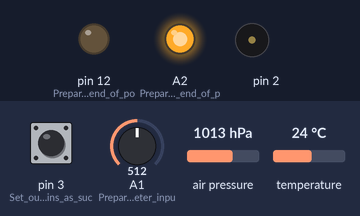
This sketch was run on a simulated Arduino Uno, built with avr-gcc and run on an emulated ATmega328P. Shown: output pins drawn as LEDs (lit = HIGH), buzzer (waves = sounding). Wiring (inferred from the names in the program): BMP180 pressure sensor at I2C address 0x77. Inputs (shaded band) come from the test bench; at power-on: air pressure 1013 hPa, A1 (Prepare_for_potmeter_inpu) = 512, pin 3 (Set_our_input_pins_as_suc) LOW, temperature 24 °C. What the sketch prints to the serial monitor is not drawn.

Above: at 1.3 s.
1.4 s: air pressure set to 952 hPa
At 1.52 s:
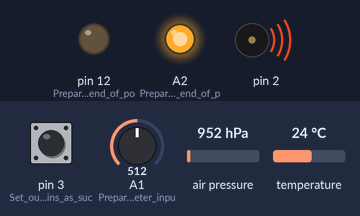
4.4 s: A1 (Prepare_for_potmeter_inpu) set to 4
7.4 s: A1 (Prepare_for_potmeter_inpu) set to 1
Timing chart, 0 to 10.4 s (numbered marks = the images above; inputs shaded):
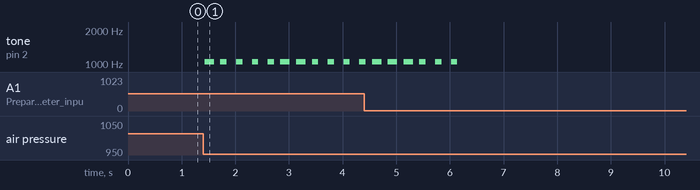

The sketch:

vario-pmv-bmp180-beta.ino
```cpp
//**********************************
//*   BMP085 and BMP180 version    *
//**********************************
// This is the Poor Mans Vario code for the cheaper BMP085 and the BMP180 sensor by BOSCH Sensortec
// Arduino <> Sensor: Connect VCC to VCC and GND to GND, SCL goes to analogue pin 5, SDA to analogue pin4.
// Servo signal input, connect to Arduino pin D3
// Audio output to transmitter on pin D2
// All code by Rolf R Bakke, Oct 2012
// Modified by Hans Meijdam, June 2013: added altitude feature
// Modified by Hans Meijdam, November 2013: Sensor routine created for BMP085 and BMP180.
// Modified by Hans Meijdam, July 2014: BETA Version
// - Switch to select if whole meters are called out if below 100 meters altitude
// - Deadband to make vario silent if no certain climb or sink level is achieved
// - Negative altitude becomes now indicated as if it was positive altitude
//
//
//  ****** This is a customizable variable that acts as a switch *****
// choose "1" if you also want to hear the altitude in meters if you fly below 100 meters.
// choose "0" if you only want to hear the 10 meters rounded altitude at all times.
// Default is 0.
const byte altitude_per_meter = 0; // only altitude in 10 meters
//const byte altitude_per_meter = 1; // altitude in whole meters if below 100 meters


//  ****** This is a customizable variable (0 - 500 range) that defines how large the dead band is ******
// A dead band of "0" (= default) means that the vario will beep constantly, even with no climb or sink at all.
// A small dead band (e.g. value 25 - 50) means that with a small amount of climb or sink the vario will start beeping
// A medium dead band (e.g. value 50 - 100) means that the vario will be silent, unless it observes a medium rate of climb or medium rate of sink.
// A high dead band (> 100) makes the vario only active at high rates of sink or climb.
int deadband = 0;  // no deadband or deadband defined by potmeter
// int deadband = 25;  // small deadband
// int deadband = 75;  // medium deadband
// int deadband = 150;  // large deadband

//  ****** Alternatively the deadband can be dynamically set by connecting a 10K potmeter over pins 12, A1 (rocker) and A2 ******
// const byte deadbandpotmeter = 0;  // no deadband potmeter present
const char deadbandpotmeter = 1;  // deadband potmeter is present (10K potmeter over pins 12, A1 (rocker) and A2)

#include "Wire.h"
const byte led = 13;
unsigned long time = 0;
float toneFreq, toneFreqLowpass, flpressure, lowpassFast, lowpassSlow ;
float p0; // this will be used to store the airfield elevation pressure
int altitude;
int ch1; // Here's where we'll keep our channel values
int ddsAcc;
#define I2C_ADDRESS 0x77
const unsigned char oversampling_setting = 3; //oversamplig for measurement
const unsigned char pressure_waittime[4] = {
  5, 8, 14, 26 };
//Sensor parameters taken from the BMP085 datasheet
int ac1, ac2, ac3;
unsigned int ac4, ac5, ac6;
int b1, b2, mb, mc, md;
int temperature;
long pressure;
int analogpin1 = 0;

void setup()
{
  pinMode(A2, OUTPUT); // Prepare for high end of potmeter
  pinMode(12, OUTPUT); // Prepare for low end of potmeter
  pinMode(A1, INPUT_PULLUP); // Prepare for potmeter input
  digitalWrite(A2, HIGH); // High end potmeter to 5 volt
  digitalWrite(12, LOW); //Low end potmeter to 0 volt
  Serial.begin(9600); // start serial for output
  analogpin1 = analogRead(1);    // read the input pin A1 potmeter value
  Serial.print("Analog pin A0 value: ");
  Serial.println(analogpin1);
  Serial.println("Setting up BMP085");
  Wire.begin();
  bmp085_get_cal_data();
  bmp085_read_temperature_and_pressure(&temperature,&pressure);
  flpressure=pressure;// move long type pressure into float type flpressure
  p0 = lowpassFast = lowpassSlow = flpressure;
  Serial.print(" p0 = ");
  Serial.println(p0);
  pinMode(3, INPUT); // Set our input pins as such for altitude command input from receiver via pin D3
}

void loop()
{
  bmp085_read_temperature_and_pressure(&temperature,&pressure);
  // Serial.print(temperature,DEC);
  // Serial.print(" ");
  // Serial.print(pressure,DEC);
  // Serial.print(" ");
  flpressure = pressure;// move long type pressure into float type flpressure
  altitude = (float)44330 * (1 - pow(((float) flpressure/p0), 0.190295));
  //Serial.print(" ");
  //Serial.println(altitude);
  altitude = abs(altitude); // if flying from hills negative altitude becomes indicated as positive
  lowpassFast = lowpassFast + (flpressure - lowpassFast) * 0.2;
  lowpassSlow = lowpassSlow + (flpressure - lowpassSlow) * 0.1;
  toneFreq = (lowpassSlow - lowpassFast) * 50;
  toneFreqLowpass = toneFreqLowpass + (toneFreq - toneFreqLowpass) * 0.1;
  toneFreq = constrain(toneFreqLowpass, -500, 500);
  ddsAcc += toneFreq * 100 + 2000;

  if (deadbandpotmeter == 1)
  {
    analogpin1 = analogRead(1);    // read the input pin A1 potmeter value
    deadband = map(analogpin1, 0, 1024, 500, 0); // map potmeter value to deadband range from 500 - 0
  }

  if (toneFreq < 0 || ddsAcc > 0)
  {
    if (abs(toneFreq)>deadband)
    {
      tone(2, toneFreq + 550);
      ledOn();  // the Arduino led will blink if the Vario plays a tone, so you can test without having audio connected
    }
  }
  else
  {
    noTone(2);
    ledOff();
  }
  while (millis() < time);        //loop frequency timer
  time += 20;
  int ones = altitude%10;
  int tens = (altitude/10)%10;
  int hundreds = (altitude/100)%10;
  int thousands = (altitude/1000)%10;
  //   Serial.print ("thousands: ");
  //   Serial.println   (thousands);
  //   Serial.print ("hundreds:  ");
  //   Serial.println   (hundreds);
  //   Serial.print ("tens:      ");
  //   Serial.println   (tens);
  //   Serial.print ("ones:      ");
  //   Serial.println   (ones);
  ch1 = pulseIn(3, HIGH, 25000); // Read the pulse width of servo signal connected to pin D3
  //  Serial.print (ch1);
  //
  //   if(ch1>1000){
  //    Serial.println("Left Switch: Engaged");
  //   }
  //   if(ch1<1000){
  //     Serial.println("Left Switch: Disengaged");
  //   }
  if((map(ch1, 1000,2000,-500,500)) > 0) // interpret the servo channel pulse, if the Vario should beep altitude or send vario sound
  {
    noTone(2); // create 750 ms of silence, or you won't hear the first altitude beep
    ledOff();
    delay(750);

    if(hundreds == 0)
    {
      tone(2,900);                //long duration tone if the number is zero
      ledOn();
      delay(600);
      noTone(2);
      ledOff();
    }
    else
      for(char a = 0; a < hundreds; a++)          //this loop makes a beep for each hundred meters altitude
      {
        tone(2,900); // 900 Hz tone frequency for the hundreds
        ledOn();
        delay(200);
        noTone(2);
        ledOff();
        delay(200);
      }
    delay(750);                            //longer delay between hundreds and tens

    if(tens == 0)
    {
      tone(2,1100);                //long pulse if the number is zero
      ledOn();
      delay(600);
      noTone(2);
      ledOff();
    }
    else
      for(char a = 0; a < tens; a++)          //this loop makes a beep for each ten meters altitude
      {
        tone(2,1100); //1100 Hz tone frequency for the tens
        ledOn();
        delay(200);
        noTone(2);
        ledOff();
        delay(200);
      }

    if (altitude_per_meter == 1 && hundreds == 0)
    {
      delay(750);                            //longer delay between tens and ones

      if(ones == 0)
      {
        tone(2,1300);                //long pulse if the number is zero
        ledOn();
        delay(600);
        noTone(2);
        ledOff();
      }
      else
        for(char a = 0; a < ones; a++)          //this loop makes a beep for each meter altitude
        {
          tone(2,1300); //1300 Hz tone frequency for the ones
          ledOn();
          delay(200);
          noTone(2);
          ledOff();
          delay(200);
        }
    }
  }
}

void bmp085_read_temperature_and_pressure(int* temperature, long* pressure) {
  int ut= bmp085_read_ut();
  long up = bmp085_read_up();
  long x1, x2, x3, b3, b5, b6, p;
  unsigned long b4, b7;

  //calculate the temperature
  x1 = ((long)ut - ac6) * ac5 >> 15;
  x2 = ((long) mc << 11) / (x1 + md);
  b5 = x1 + x2;
  *temperature = (b5 + 8) >> 4;

  //calculate the pressure
  b6 = b5 - 4000;
  x1 = (b2 * (b6 * b6 >> 12)) >> 11;
  x2 = ac2 * b6 >> 11;
  x3 = x1 + x2;

  if (oversampling_setting == 3) b3 = ((int32_t) ac1 * 4 + x3 + 2) << 1;
  if (oversampling_setting == 2) b3 = ((int32_t) ac1 * 4 + x3 + 2);
  if (oversampling_setting == 1) b3 = ((int32_t) ac1 * 4 + x3 + 2) >> 1;
  if (oversampling_setting == 0) b3 = ((int32_t) ac1 * 4 + x3 + 2) >> 2;

  x1 = ac3 * b6 >> 13;
  x2 = (b1 * (b6 * b6 >> 12)) >> 16;
  x3 = ((x1 + x2) + 2) >> 2;
  b4 = (ac4 * (uint32_t) (x3 + 32768)) >> 15;
  b7 = ((uint32_t) up - b3) * (50000 >> oversampling_setting);
  p = b7 < 0x80000000 ? (b7 * 2) / b4 : (b7 / b4) * 2;

  x1 = (p >> 8) * (p >> 8);
  x1 = (x1 * 3038) >> 16;
  x2 = (-7357 * p) >> 16;
  *pressure = p + ((x1 + x2 + 3791) >> 4);
}

unsigned int bmp085_read_ut() {
  write_register(0xf4,0x2e);
  delay(5); //longer than 4.5 ms
  return read_int_register(0xf6);
}

void bmp085_get_cal_data() {
  Serial.println("Reading Calibration Data");
  ac1 = read_int_register(0xAA);
  Serial.print("AC1: ");
  Serial.println(ac1,DEC);
  ac2 = read_int_register(0xAC);
  Serial.print("AC2: ");
  Serial.println(ac2,DEC);
  ac3 = read_int_register(0xAE);
  Serial.print("AC3: ");
  Serial.println(ac3,DEC);
  ac4 = read_int_register(0xB0);
  Serial.print("AC4: ");
  Serial.println(ac4,DEC);
  ac5 = read_int_register(0xB2);
  Serial.print("AC5: ");
  Serial.println(ac5,DEC);
  ac6 = read_int_register(0xB4);
  Serial.print("AC6: ");
  Serial.println(ac6,DEC);
  b1 = read_int_register(0xB6);
  Serial.print("B1: ");
  Serial.println(b1,DEC);
  b2 = read_int_register(0xB8);
  Serial.print("B2: ");
  Serial.println(b2,DEC);
  mb = read_int_register(0xBA);
  Serial.print("MB: ");
  Serial.println(mb,DEC);
  mc = read_int_register(0xBC);
  Serial.print("MC: ");
  Serial.println(mc,DEC);
  md = read_int_register(0xBE);
  Serial.print("MD: ");
  Serial.println(md,DEC);
}

long bmp085_read_up() {
  write_register(0xf4,0x34+(oversampling_setting<<6));
  delay(pressure_waittime[oversampling_setting]);

  unsigned char msb, lsb, xlsb;
  Wire.beginTransmission(I2C_ADDRESS);
  Wire.write(0xf6); // register to read
  Wire.endTransmission();

  Wire.requestFrom(I2C_ADDRESS, 3); // read a byte
  while(!Wire.available()) {
    // waiting
  }
  msb = Wire.read();
  while(!Wire.available()) {
    // waiting
  }
  lsb |= Wire.read();
  while(!Wire.available()) {
    // waiting
  }
  xlsb |= Wire.read();
  return (((long)msb<<16) | ((long)lsb<<8) | ((long)xlsb)) >>(8-oversampling_setting);
}

void write_register(unsigned char r, unsigned char v)
{
  Wire.beginTransmission(I2C_ADDRESS);
  Wire.write(r);
  Wire.write(v);
  Wire.endTransmission();
}

char read_register(unsigned char r)
{
  unsigned char v;
  Wire.beginTransmission(I2C_ADDRESS);
  Wire.write(r); // register to read
  Wire.endTransmission();

  Wire.requestFrom(I2C_ADDRESS, 1); // read a byte
  while(!Wire.available()) {
    // waiting
  }
  v = Wire.read();
  return v;
}

int read_int_register(unsigned char r)
{
  unsigned char msb, lsb;
  Wire.beginTransmission(I2C_ADDRESS);
  Wire.write(r); // register to read
  Wire.endTransmission();

  Wire.requestFrom(I2C_ADDRESS, 2); // read a byte
  while(!Wire.available()) {
    // waiting
  }
  msb = Wire.read();
  while(!Wire.available()) {
    // waiting
  }
  lsb = Wire.read();
  return (((int)msb<<8) | ((int)lsb));
}


void ledOn()
{
  digitalWrite(led,1);
}


void ledOff()
{
  digitalWrite(led,0);
}
```

Measured:
- after the input at 1.4 s, tone on pin 2: alternates 1050 Hz for 0.12 s and silent for 0.18 s, starting at once
- after the input at 7.4 s, every drawn part: stays the same
